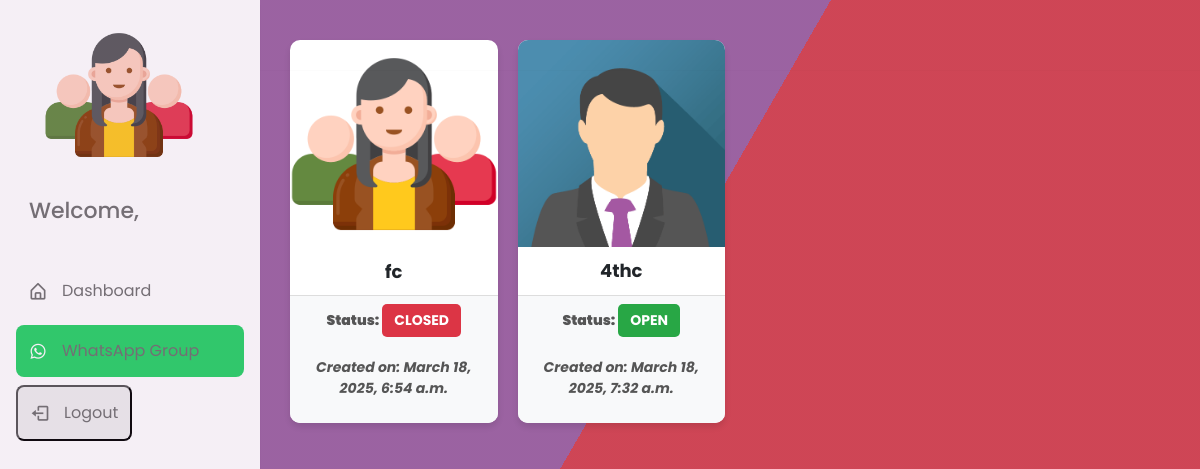
Page /caselist/ (signed in) on the earlier database version.
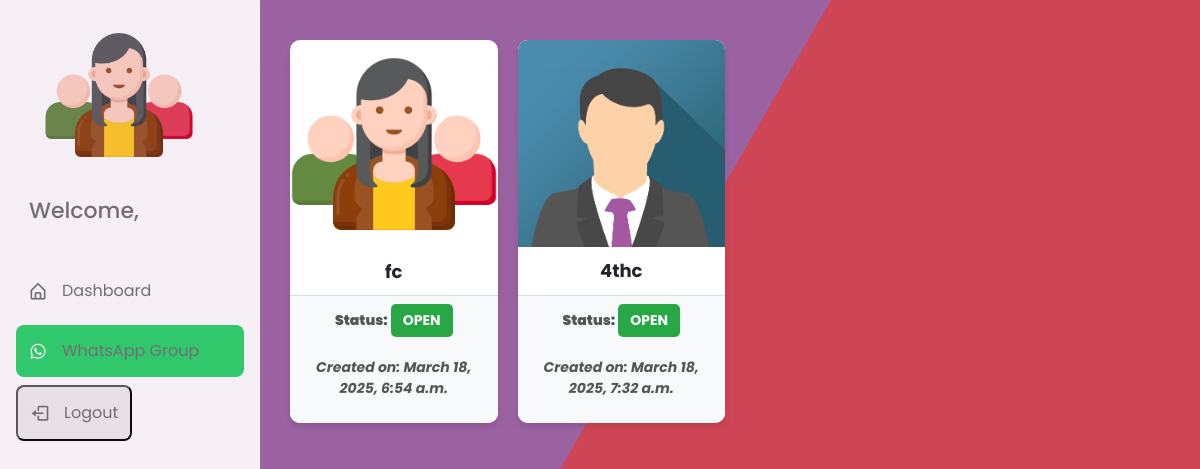
Same page on the later database version.
### home/models.py (models this page shows, shortened)
class Case(models.Model):
    id = models.AutoField(primary_key=True)
    title = models.CharField(max_length=100)
    description = models.TextField()
    location = models.URLField()
    image = models.ImageField(upload_to='static/case_images/')
    status = models.CharField(max_length=100,default="Pending")
    created = models.DateTimeField(auto_now_add=True)
    updated = models.DateTimeField(auto_now=True)
    approved = models.BooleanField(default=False)
    created_by = models.CharField(max_length=100)
    closed_by = models.CharField(max_length=100, blank=True, null=True)

### home/views.py (the view)
# urls.py: path('caselist/', views.caseList, name='caselist'),
@login_required(login_url='home')
def caseList(request):
    admin = "False"
    if is_admin(request.user):
        base_template = 'admin_base.html'
        admin = "True"
    else:
        base_template = 'member_base.html'
    cases = Case.objects.filter(approved=True)
    return render(request, 'case_list.html', {'cases': cases, 'base_template': base_template, 'admin': admin})

### home/views.py (called while the page is built)
def is_admin(user):
    return user.groups.filter(name='ADMIN').exists()

### templates/case_list.html (shortened to what this page needs)
{% extends base_template %}
{% block content %}
{% load static %}
<div class="cases-container">
    {% for case in cases %}
        <a class="case-card"
        {% if approval != "True" %}
        href="{% url 'case_details' case.id %}"
        {% else %}
        href="{% url 'approval_case_details' case.id %}"
        {% endif %}
        >
            <img src="{{ case.image.url }}" alt="{{ case.title }}" class="case-image">
            <div class="case-title">{{ case.title }}</div>
            <div class="case-footer">
                {% if approval != "True" %}
                <p class="case-info">
                    <strong>Status:</strong>
                    {% if case.status == "open" %}
                        <span class="status-badge status-open">Open</span>
                    {% else %}
                        <span class="status-badge status-close">Closed</span>
                    {% endif %}
                </p>
                {% endif %}
                <p class="created-date">
                    Created on: {{case.created}}
                </p>
            </div>
        </a>
    {% endfor %}
</div>
{% endblock %}

Differences in the rows shown:
changed Case "fc": status "CLOSED" → "OPEN"
